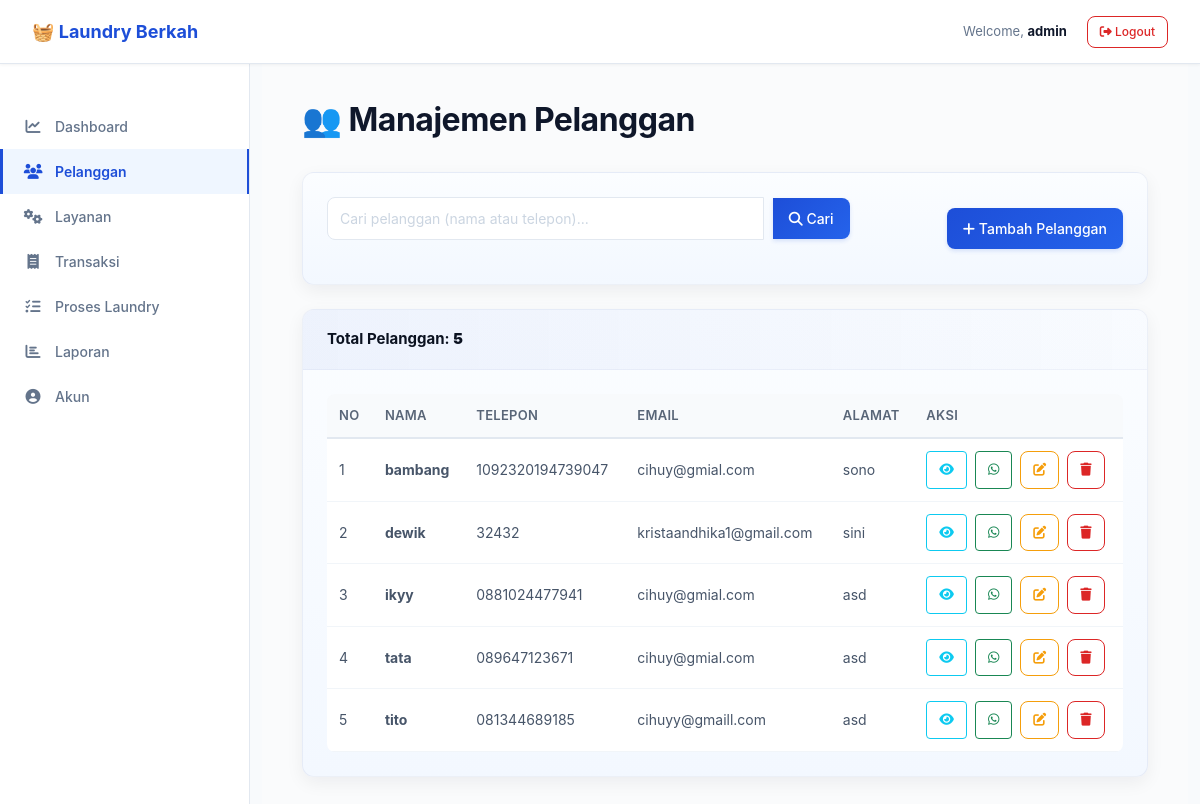
/pelanggan/ (signed in), run on an earlier commit of the app's database.
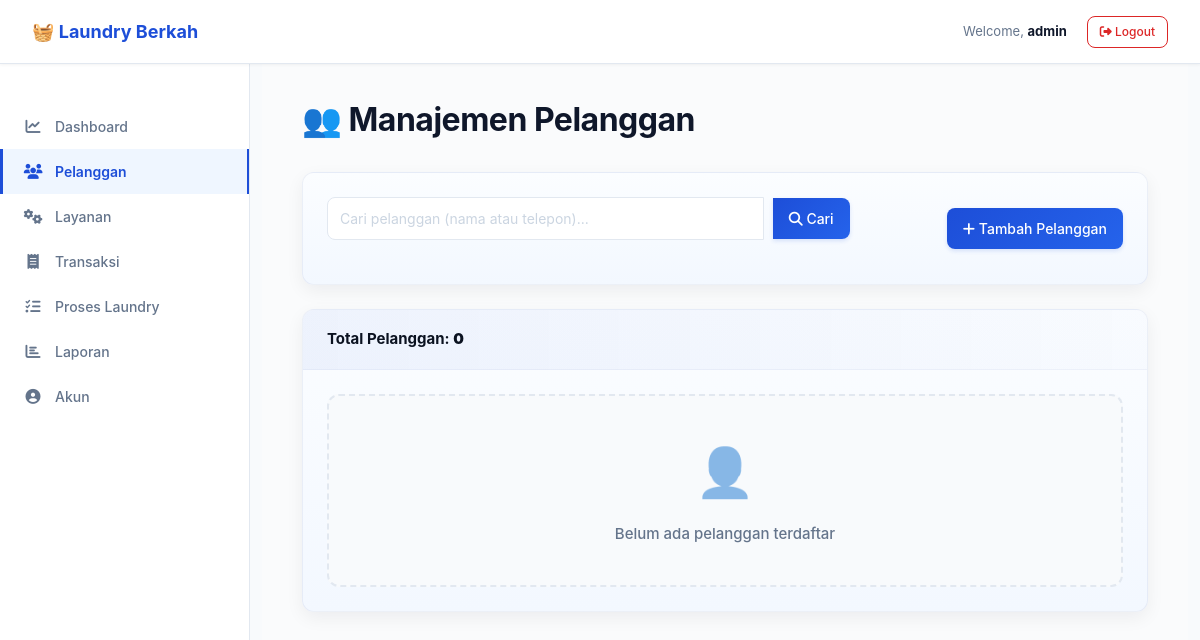
And on a later commit of the database.
### app/models/pelanggan.py (models this page shows, shortened)
class Pelanggan(BaseModel):
    __tablename__ = 'app_pelanggan'
    id_pelanggan = db.Column(db.Integer, primary_key=True)
    nama = db.Column(db.String(100), nullable=False)
    telepon = db.Column(db.String(20), nullable=False, unique=True)
    email = db.Column(db.String(100), nullable=True)
    alamat = db.Column(db.Text, nullable=True)
    jenis_kelamin = db.Column(db.Enum('Laki-laki', 'Perempuan'), nullable=True)
    status = db.Column(db.Boolean, default=True)
    transaksi = db.relationship('Transaksi', backref='pelanggan', lazy=True, cascade='all, delete-orphan')

### app/pelanggan/routes.py (the view)
@pelanggan_bp.route('/')
def index():
    if login_required():
        return login_required()
    access = require_role('Admin', 'Operator')
    if access:
        return access
    page = request.args.get('page', 1, type=int)
    search = request.args.get('search', '', type=str)
    per_page = 10
    pelanggan_list, total_count, total_pages = PelangganService.get_all_pelanggan(
        page=page,
        per_page=per_page,
        search=search if search else None
    )
    whatsapp_chat_map = {
        p.id_pelanggan: build_whatsapp_chat_url(p.telepon)
        for p in pelanggan_list
    }
    return render_template(
        'pelanggan/pelanggan.html',
        pelanggan=pelanggan_list,
        total_count=total_count,
        total_pages=total_pages,
        current_page=page,
        search=search,
        whatsapp_chat_map=whatsapp_chat_map,
        active_page='pelanggan'
    )

### app.py (called while the page is built)
@app.before_request
def before_request():
    pass

@app.after_request
def after_request(response):
    response.headers['X-Content-Type-Options'] = 'nosniff'
    response.headers['X-Frame-Options'] = 'SAMEORIGIN'
    response.headers['X-XSS-Protection'] = '1; mode=block'
    return response

### app/pelanggan/services.py (called while the page is built, shortened)
    @staticmethod
    def get_all_pelanggan(page=1, per_page=10, search=None):
        try:
            query = Pelanggan.query.filter_by(status=True)
            query = query.order_by(Pelanggan.nama.asc())
            paginated = query.paginate(page=page, per_page=per_page, error_out=False)
            return paginated.items, paginated.total, paginated.pages
        except Exception as e:
            print(f"Error in get_all_pelanggan: {str(e)}")
            return [], 0, 0

### app/utils/auth.py (called while the page is built)
def login_required():
    if 'user_id' not in session:
        return redirect(url_for('auth.login'))
    return None

def require_role(*allowed_roles):
    if 'user_id' not in session:
        return redirect(url_for('auth.login'))
    role = session.get('role')
    if role not in allowed_roles:
        flash('Akses ditolak. Anda tidak memiliki izin untuk melihat halaman ini.', 'warning')
        return redirect(url_for('transaksi.index'))
    return None

### app/utils/whatsapp.py (called while the page is built)
def normalize_phone(phone):
    if not phone:
        return None
    phone_str = re.sub(r'[^0-9]', '', str(phone))
    if not phone_str:
        return None
    if phone_str.startswith('0'):
        return '62' + phone_str[1:]
    if phone_str.startswith('8'):
        return '62' + phone_str
    return phone_str

def build_whatsapp_chat_url(phone, message=None):
    normalized = normalize_phone(phone)
    if not normalized:
        return None
    if message:
        return f'https://wa.me/{normalized}?text={quote(message)}'
    return f'https://wa.me/{normalized}'

### app/templates/pelanggan/pelanggan.html (shortened to what this page needs)
{% extends 'layout/base.html' %}
{% set active_page = 'pelanggan' %}
{% block page_title %}👥 Manajemen Pelanggan{% endblock %}
{% block content %}
    <div class="card">
        <div class="card-body">
            <div class="row align-items-center">
                <div class="col-md-8">
                    <form method="get" action="{{ url_for('pelanggan.index') }}" class="search-box">
                        <div class="input-group">
                            <input
                                type="text"
                                class="form-control"
                                name="search"
                                placeholder="Cari pelanggan (nama atau telepon)..."
                                value="{{ search }}"
                            >
                            <button class="btn btn-primary" type="submit">
                                <i class="fas fa-search"></i> Cari
                            </button>
                        </div>
                    </form>
                </div>
                <div class="col-md-4 text-end">
                    <a href="{{ url_for('pelanggan.tambah') }}" class="btn btn-primary">
                        <i class="fas fa-plus"></i> Tambah Pelanggan
                    </a>
                </div>
            </div>
        </div>
    </div>
    <div class="card">
        <div class="card-header">
            Total Pelanggan: <strong>{{ total_count }}</strong>
        </div>
        <div class="card-body">
            {% if pelanggan %}
                <div class="table-responsive">
                    <table class="table">
                        <thead>
                            <tr>
                                <th>No</th>
                                <th>Nama</th>
                                <th>Telepon</th>
                                <th>Email</th>
                                <th>Alamat</th>
                                <th>Aksi</th>
                            </tr>
                        </thead>
                        <tbody>
                            {% for p in pelanggan %}
                            <tr>
                                <td>{{ loop.index + (current_page - 1) * 10 }}</td>
                                <td><strong>{{ p.nama }}</strong></td>
                                <td>{{ p.telepon }}</td>
                                <td>{{ p.email }}</td>
                                <td>{{ p.alamat }}</td>
                                <td>
                                    <a href="{{ url_for('pelanggan.detail', id_pelanggan=p.id_pelanggan) }}" class="btn btn-sm btn-outline-info" title="Lihat">
                                        <i class="fas fa-eye"></i>
                                    </a>
                                    {% set chat_url = whatsapp_chat_map.get(p.id_pelanggan) %}
                                    {% if chat_url %}
                                    <a href="{{ chat_url }}" target="_blank" rel="noopener noreferrer" class="btn btn-sm btn-outline-success ms-1" title="Chat WA">
                                        <i class="fab fa-whatsapp"></i>
                                    </a>
                                    {% endif %}
                                    <a href="{{ url_for('pelanggan.edit', id_pelanggan=p.id_pelanggan) }}" class="btn btn-sm btn-outline-warning ms-1" title="Edit">
                                        <i class="fas fa-edit"></i>
                                    </a>
                                    <button class="btn btn-sm btn-outline-danger ms-1" onclick="confirmDelete({{ p.id_pelanggan }})" title="Hapus">
                                        <i class="fas fa-trash"></i>
                                    </button>
                                </td>
                            </tr>
                            {% endfor %}
                        </tbody>
                    </table>
                </div>
            {% else %}
                <div class="empty-state">
                    <div class="empty-state-icon">👤</div>
                    <p>Belum ada pelanggan terdaftar</p>
                </div>
            {% endif %}
        </div>
    </div>
{% endblock %}

### app/templates/layout/base.html (shortened to what this page needs)
<!DOCTYPE html>
<html lang="id">
<head>
    <link href="https://cdnjs.cloudflare.com/ajax/libs/bootstrap/5.3.0/css/bootstrap.min.css" rel="stylesheet">
    <link href="https://cdnjs.cloudflare.com/ajax/libs/font-awesome/6.4.0/css/all.min.css" rel="stylesheet">
</head>
<body>
    {% include 'layout/navbar.html' %}
    <div class="container-fluid">
        <div class="sidebar">
            {% include 'layout/sidebar.html' %}
        </div>
        <div class="main-content">
            <div class="page-title">{% block page_title %}{% endblock %}</div>
            <div class="page-body">
                {% block content %}{% endblock %}
            </div>
        </div>
    </div>
</body>
</html>

### app/templates/layout/navbar.html (shortened to what this page needs)
<nav class="navbar">
    <div class="container-fluid d-flex align-items-center justify-content-between" style="padding: 0; margin: 0;">
        <div style="display: flex; align-items: center; gap: 10px; flex: 1;">
            <span class="navbar-brand" style="font-size: 18px; margin: 0;">🧺 Laundry Berkah</span>
        </div>
        <div style="display: flex; align-items: center; gap: 20px; margin: 0;">
            <span style="color: #64748b; font-size: 13px; white-space: nowrap;">Welcome, <strong style="color: #0f172a;">{{ session.get('username') }}</strong></span>
            <a href="{{ url_for('auth.logout') }}" class="btn btn-sm btn-outline-danger" style="padding: 6px 12px; font-size: 12px; margin: 0;">
                <i class="fas fa-sign-out-alt"></i> Logout
            </a>
        </div>
    </div>
</nav>

### app/templates/layout/sidebar.html
<nav class="nav flex-column pt-3">
    <a href="{{ url_for('dashboard.dashboard') }}" class="nav-link {% if active_page == 'dashboard' %}active{% endif %}">
        <i class="fas fa-chart-line"></i> Dashboard
    </a>
    {% if session.get('role') != 'Kasir' %}
    <a href="{{ url_for('pelanggan.index') }}" class="nav-link {% if active_page == 'pelanggan' %}active{% endif %}">
        <i class="fas fa-users"></i> Pelanggan
    </a>
    <a href="{{ url_for('layanan.index') }}" class="nav-link {% if active_page == 'layanan' %}active{% endif %}">
        <i class="fas fa-cogs"></i> Layanan
    </a>
    {% endif %}
    <a href="{{ url_for('transaksi.index') }}" class="nav-link {% if active_page == 'transaksi' %}active{% endif %}">
        <i class="fas fa-receipt"></i> Transaksi
    </a>
    <a href="{{ url_for('laundry.antrian') }}" class="nav-link {% if active_page == 'laundry' %}active{% endif %}">
        <i class="fas fa-tasks"></i> Proses Laundry
    </a>
    <a href="{{ url_for('laporan.index') }}" class="nav-link {% if active_page == 'laporan' %}active{% endif %}">
        <i class="fas fa-chart-bar"></i> Laporan
    </a>
    <a href="{{ url_for('akun.profile') }}" class="nav-link {% if active_page == 'akun' %}active{% endif %}">
        <i class="fas fa-user-circle"></i> Akun
    </a>
</nav>

### app/templates/layout/base.html (style rules this page uses)
:root { --primary: #1D4ED8; --secondary: #2563EB; --success: #16A34A; --warning: #F59E0B; --danger: #DC2626; --bg: #F8FAFC; --gray: #64748b; --text: #1e293b; }
* { box-sizing: border-box; }
body { margin: 0; min-height: 100vh; overflow-x: hidden; background-color: var(--bg); color: var(--text); font-family: -apple-system, BlinkMacSystemFont, 'Segoe UI', Roboto, 'Helvetica Neue', Arial, sans-serif; -webkit-font-smoothing: antialiased; }
.navbar { position: fixed; top: 0; left: 0; right: 0; z-index: 1000; background: white; border-bottom: 1px solid #e2e8f0; padding: 0 2rem; box-shadow: 0 1px 3px rgba(0, 0, 0, 0.05); height: 64px; display: flex; align-items: center; }
.container-fluid { padding-top: 64px; overflow-x: hidden; }
.page-body { min-height: calc(100vh - 64px); min-width: 0; }
.navbar-brand { font-size: 20px; font-weight: 700; color: var(--primary); margin: 0; }
.sidebar { position: fixed; top: 64px; left: 0; bottom: 0; width: 250px; background: white; border-right: 1px solid #e2e8f0; overflow-y: auto; padding: 1.5rem 0; z-index: 999; }
.sidebar .nav-link { color: var(--gray); padding: 12px 20px; border-left: 3px solid transparent; transition: all 0.2s ease; font-size: 14px; font-weight: 500; display: flex; align-items: center; gap: 12px; margin: 0; border-radius: 0; position: relative; }
.sidebar .nav-link i { width: 20px; text-align: center; font-size: 15px; transition: all 0.2s ease; }
.sidebar .nav-link.active { background-color: #eff6ff; border-left: 3px solid var(--primary); color: var(--primary); padding-left: 20px; font-weight: 600; box-shadow: inset -2px 0 0 var(--primary); }
.sidebar .nav-link.active i { color: var(--primary); }
.main-content { padding: 32px 40px; margin-left: 250px; min-height: calc(100vh - 64px); min-width: 0; overflow-y: auto; overflow-x: hidden; background-color: #fafbfc; position: relative; }
.sidebar .nav-link:first-child { margin-top: 0; }
.sidebar .nav-link { border-radius: 0; }
.page-title { margin-bottom: 28px; font-size: 32px; font-weight: 700; color: #0f172a; letter-spacing: -0.5px; display: flex; align-items: center; gap: 12px; }
.card { border: 1px solid rgba(14, 42, 120, 0.06); border-radius: 12px; background: linear-gradient(180deg, #fbfdff 0%, #f3f8ff 100%); box-shadow: 0 6px 18px rgba(15, 23, 42, 0.06); margin-bottom: 24px; transition: box-shadow 0.18s ease, transform 0.18s ease; overflow: hidden; }
.card-header { background: linear-gradient(90deg, rgba(29,78,216,0.06), rgba(29,78,216,0.01)); border-bottom: 1px solid rgba(14, 42, 120, 0.04); padding: 18px 24px; font-weight: 700; color: #0b1220; font-size: 15px; margin-bottom: 0; }
.card-body { padding: 24px; }
.btn-primary { background: linear-gradient(135deg, var(--primary) 0%, var(--secondary) 100%); border: none; border-radius: 8px; padding: 10px 16px; font-size: 14px; font-weight: 500; transition: all 0.2s ease; box-shadow: 0 2px 4px rgba(29, 78, 216, 0.15); }
.btn-outline-danger { border: 1.5px solid var(--danger); color: var(--danger); border-radius: 8px; padding: 8px 12px; font-size: 13px; font-weight: 500; transition: all 0.2s ease; }
.btn-sm { padding: 8px 12px; font-size: 13px; font-weight: 500; }
.form-control, .form-select { border: 1px solid #e2e8f0; border-radius: 8px; padding: 10px 12px; font-size: 14px; transition: all 0.2s ease; background-color: #ffffff; }
.form-control::placeholder { color: #cbd5e1; font-size: 14px; }
.d-flex { display: flex; }
.flex-column { flex-direction: column; }
.align-items-center { align-items: center; }
.justify-content-between { justify-content: space-between; }
.text-end { text-align: right; }
.input-group { display: flex; gap: 10px; align-items: center; margin-bottom: 20px; }
.input-group .form-control, .input-group .form-select { flex: 1; margin-bottom: 0; }
.input-group .btn { margin-bottom: 0; }
.empty-state { text-align: center; padding: 50px 30px; color: var(--gray); background: transparent; border: 2px dashed #e2e8f0; border-radius: 12px; }
.empty-state-icon { font-size: 48px; margin-bottom: 16px; opacity: 0.4; }
.empty-state p { margin: 0; font-size: 15px; font-weight: 500; }
.empty-state { text-align: center; padding: 60px 30px; color: var(--gray); background: #f8fafc; border: 2px dashed #e2e8f0; border-radius: 12px; font-size: 15px; font-weight: 500; }

### app/templates/pelanggan/pelanggan.html (style rules this page uses)
.search-box { margin-bottom: 20px; }
.empty-state { text-align: center; padding: 40px; color: var(--gray); }
.empty-state-icon { font-size: 48px; margin-bottom: 15px; opacity: 0.5; }

What changed in the data, as far as the page shows it:
removed Pelanggan: nama "bambang", telepon "1092320194739047", email "cihuy@gmial.com", alamat "sono"
removed Pelanggan: nama "dewik", telepon "32432", email "kristaandhika1@gmail.com", alamat "sini"
removed Pelanggan: nama "ikyy", telepon "0881024477941", email "cihuy@gmial.com", alamat "asd"
removed Pelanggan: nama "tata", telepon "089647123671", email "cihuy@gmial.com", alamat "asd"
removed Pelanggan: nama "tito", telepon "081344689185", email "cihuyy@gmaill.com", alamat "asd"
Also different on the page:
{{ total_count }}: "5" → "0"
text no longer shown: "NO NAMA TELEPON EMAIL ALAMAT AKSI"
text now shown: "👤 Belum ada pelanggan terdaftar"
